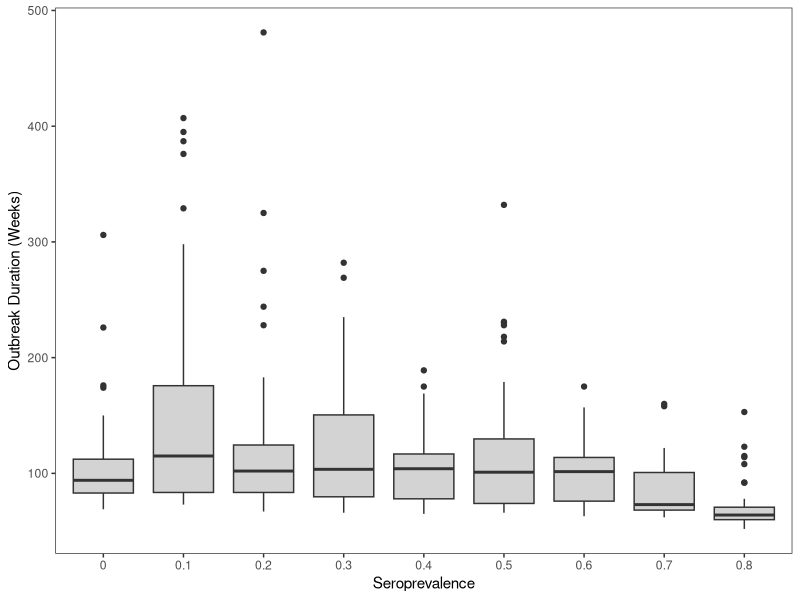
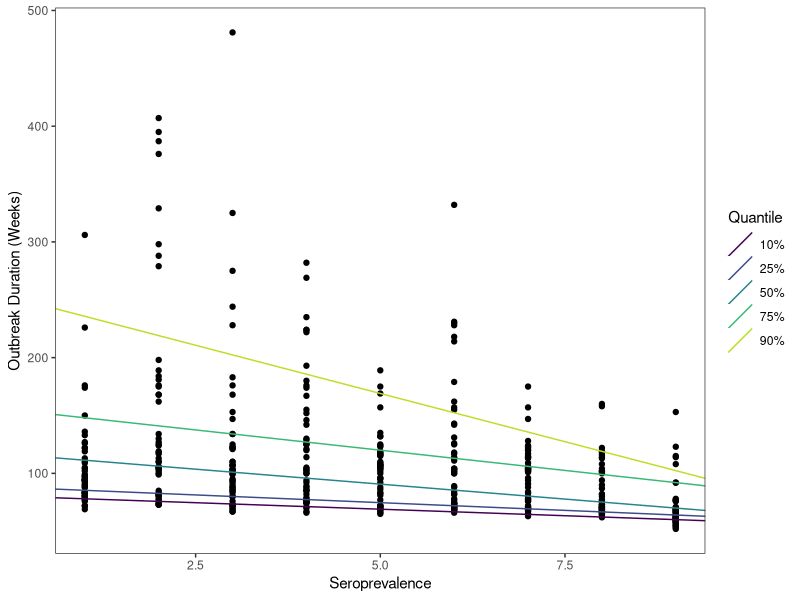
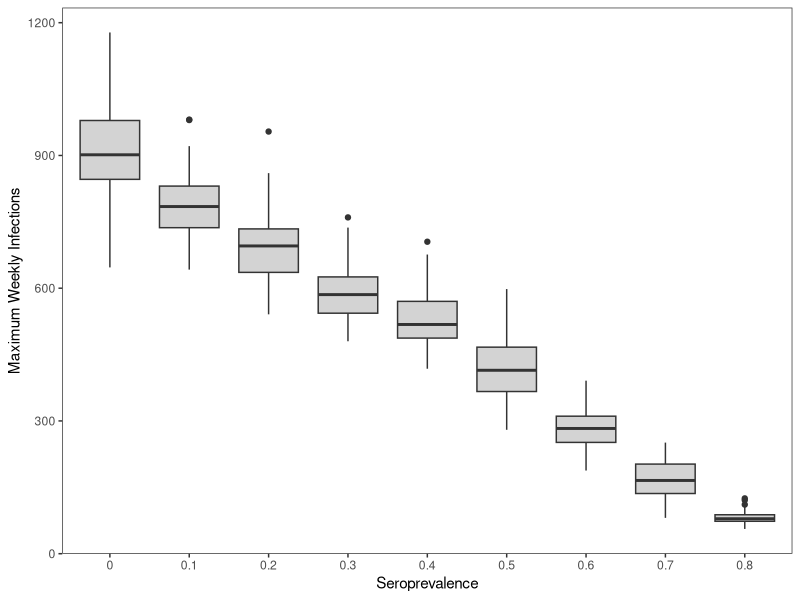
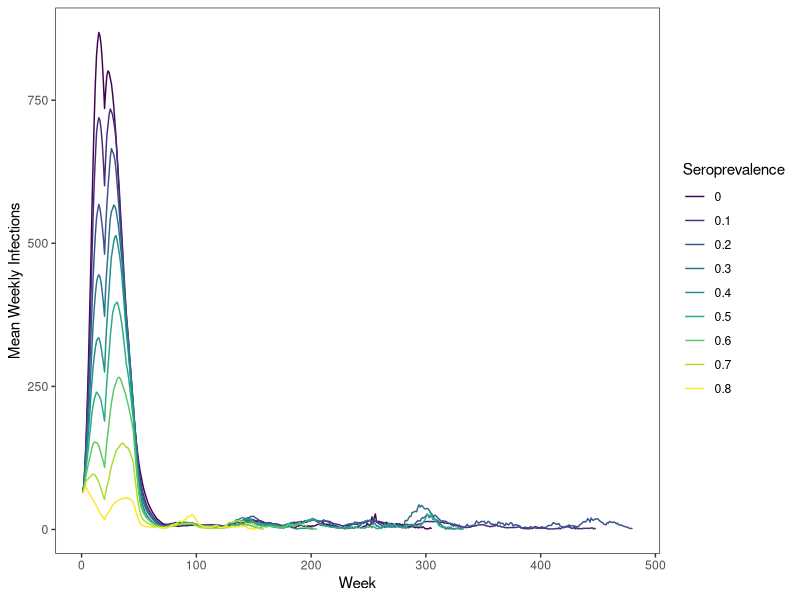
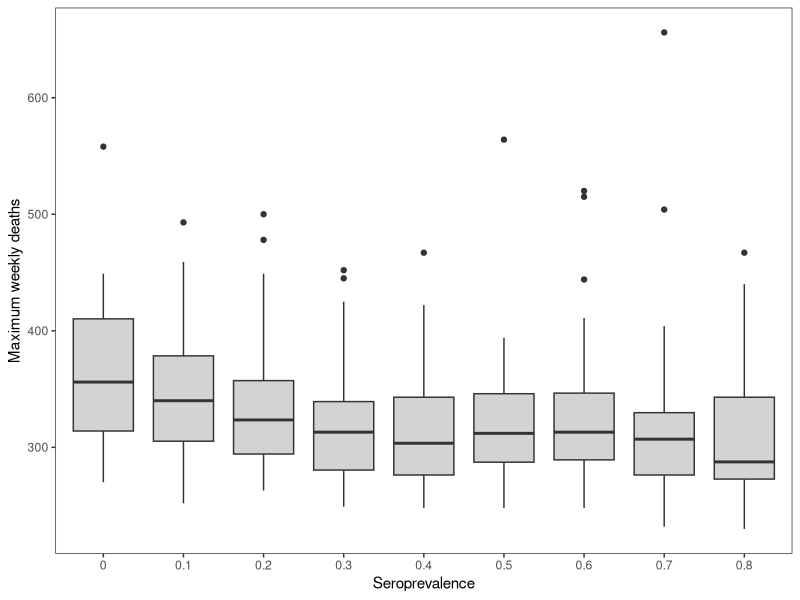
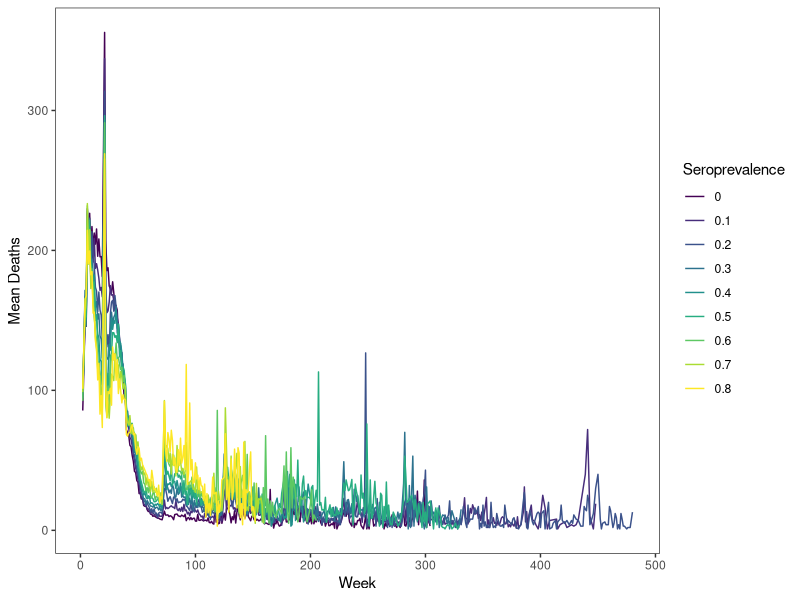
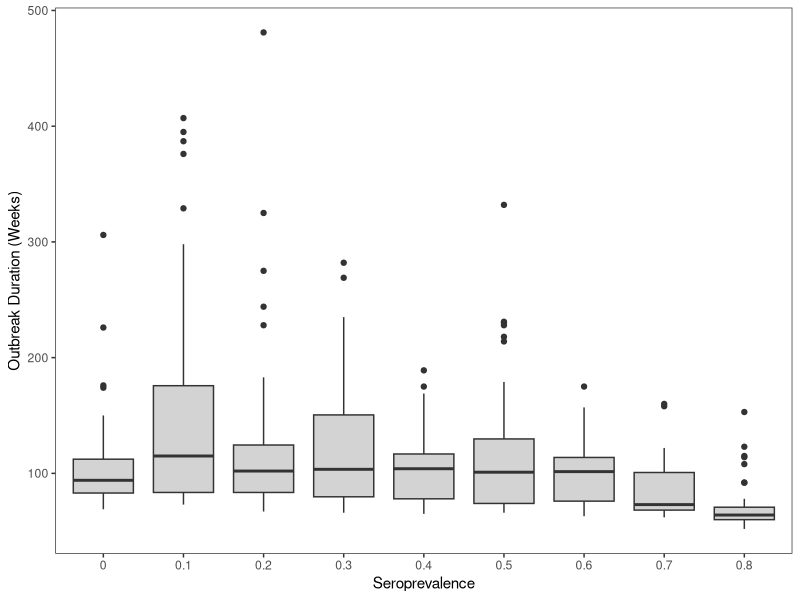
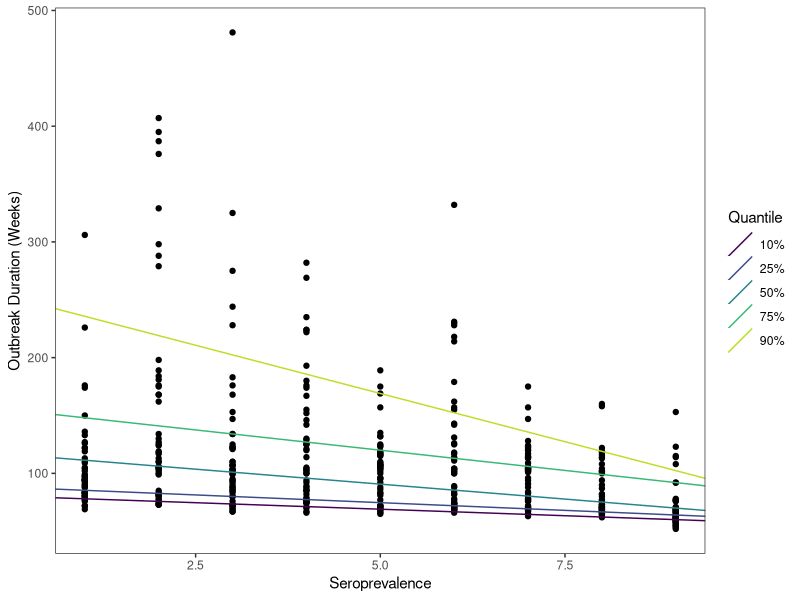

R code for these plots, in order:
###########################################
# Figures for urban rabies simulation     # 
# E.M. Beasley                            #
# Fall 2023                               #
###########################################

# Load packages ---------------------
library(tidyverse)
library(viridis)
library(quantreg)

# Load data --------------------
setwd("c:/users/beasl/documents/urban-rabies-sim")
sero_outs <- read.csv("outputs_prelim.csv")

# Clean data -----------------------------
# Add seroprevalence column
nrep = 50
nyear = 10
nweek = 52

seros = c(0, 0.1, 0.2, 0.3, 0.4, 0.5, 0.6, 0.7, 0.8)

sero_outs$sero = rep(seros, each = nrep*nyear*nweek)

sero_time <- sero_outs %>%
  mutate(sero = factor(sero)) %>%
  group_by(rep, sero) %>%
  filter(n_infected == 0 & n_symptomatic == 0) %>%
  mutate(nweek = ((year-1)*52) + week) %>%
  filter(nweek == min(nweek))

ggplot(data = sero_time, aes(x = sero, y = nweek))+
  geom_boxplot(fill = "lightgray")+
  labs(x = "Seroprevalence", y = "Outbreak Duration (Weeks)")+
  theme_bw()+
  theme(panel.grid = element_blank())

ggsave(filename = "outbreakduration.jpeg", width = 5, height = 4,
       units = "in", dpi = 600)

summary(lm(data = sero_time, formula = nweek~as.numeric(sero)))

summary(rq(data = sero_time, formula = nweek~as.numeric(sero),
           tau = c(0.1, 0.25, 0.5, 0.75, 0.9)))

rq.frame <- tibble(slopes = c(-2.25, -2.667, -5.167, -7, -16.667),
                      inters = c(80.25, 88, 116.5, 155, 252.333),
                      quants = c("10%", "25%", "50%", "75%", "90%"))

ggplot(data = sero_time, aes(x = as.numeric(sero), y = nweek))+
  geom_point()+
  geom_abline(data = rq.frame, aes(intercept=inters, slope = slopes,
                                   color = quants))+
  labs(x = "Seroprevalence", y = "Outbreak Duration (Weeks)")+
  scale_color_viridis_d(end = 0.9, name = "Quantile")+
  theme_bw()+
  theme(panel.grid = element_blank())

ggsave(filename = "quantileoubreakduration.jpeg", width = 5, 
       height = 4, units = "in", dpi = 600)
  
# max weekly cases
infecs <- sero_outs %>%
  mutate(sero = factor(sero)) %>%
  group_by(rep, sero) %>%
  filter(n_infected != 0 | n_symptomatic != 0) %>%
  group_by(sero, rep) %>%
  summarise(max = max(n_infected))

ggplot(data = infecs, aes(x = sero, y = max))+
  geom_boxplot(fill = "lightgray")+
  labs(x = "Seroprevalence", y = "Maximum Weekly Infections")+
  theme_bw()+
  theme(panel.grid = element_blank())

ggsave(filename = "maxcases.jpeg", width = 5, height = 4, 
       units = 'in', dpi = 600)

# mean cases per week
infecs_time <- sero_outs %>%
  mutate(sero = factor(sero)) %>%
  group_by(rep, sero) %>%
  filter(n_infected != 0 | n_symptomatic != 0) %>%
  mutate(nweek = ((year-1)*52) + week) %>%
  group_by(sero, nweek) %>%
  summarise(mean = mean(n_infected))

ggplot(data = infecs_time, aes(x = nweek, y = mean, color = sero))+
  geom_line()+
  scale_color_viridis_d(name = "Seroprevalence")+
  labs(x = "Week", y = "Mean Weekly Infections")+
  theme_bw()+
  theme(panel.grid = element_blank())

ggsave(filename = "casesperweek.jpeg", width = 5, height = 4, 
       units = 'in', dpi = 600)

# max mortality
sero_smol <- sero_outs %>%
  mutate(sero = factor(sero)) %>%
  group_by(rep, sero) %>%
  filter(n_infected != 0 | n_symptomatic != 0)

sero_smol$deaths <- NA

get_mortality <- function(dat){
  for(i in 1:nrow(dat)){
    if(dat$year[i] == 1 & dat$week[i] == 1){
      dat$deaths[i] <- NA
    }
    else{
      dat$deaths[i] <- dat$total_pop[i-1]-dat$total_pop[i]
    }
  }
  return(dat)
}

sero_smol <- get_mortality(sero_smol)

sero_death <- sero_smol %>%
  group_by(rep, sero) %>%
  summarise(maxdeath = max(deaths, na.rm = T), 
            meddeath = median(deaths, na.rm = T))

ggplot(sero_death, aes(x = sero, y = maxdeath))+
  geom_boxplot(fill = "lightgray")+
  labs(x = "Seroprevalence", y = "Maximum weekly deaths")+
  theme_bw()+
  theme(panel.grid = element_blank())

ggsave(filename = "maxdeaths.jpeg", width = 5, height = 4,
       units = 'in', dpi = 600)

sero_death_time <- sero_smol %>%
  filter(n_infected != 0 | n_symptomatic != 0) %>%
  filter(deaths > 0) %>%
  mutate(nweek = ((year-1)*52) + week) %>%
  group_by(sero, nweek) %>%
  summarise(mean = mean(deaths, na.rm = T))

ggplot(sero_death_time, aes(x = nweek, y = mean, color=sero))+
  geom_line()+
  scale_color_viridis_d(name = "Seroprevalence")+
  labs(x = "Week", y = "Mean Deaths")+
  theme_bw()+
  theme(panel.grid = element_blank())

ggsave(filename = "deathsperweek.jpeg", width = 5, height = 4,
       units = 'in', dpi = 600)
